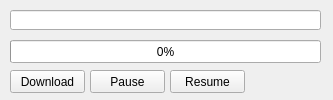
<?xml version="1.0" encoding="UTF-8"?>
<ui version="4.0">
 <class>Form</class>
 <widget class="QWidget" name="Form">
  <property name="geometry">
   <rect>
    <x>0</x>
    <y>0</y>
    <width>333</width>
    <height>100</height>
   </rect>
  </property>
  <property name="windowTitle">
   <string>Form</string>
  </property>
  <widget class="QProgressBar" name="progressBar">
   <property name="geometry">
    <rect>
     <x>10</x>
     <y>40</y>
     <width>311</width>
     <height>23</height>
    </rect>
   </property>
   <property name="value">
    <number>0</number>
   </property>
  </widget>
  <widget class="QPushButton" name="downloadBtn">
   <property name="geometry">
    <rect>
     <x>10</x>
     <y>70</y>
     <width>75</width>
     <height>23</height>
    </rect>
   </property>
   <property name="text">
    <string>Download</string>
   </property>
  </widget>
  <widget class="QPushButton" name="pauseBtn">
   <property name="geometry">
    <rect>
     <x>90</x>
     <y>70</y>
     <width>75</width>
     <height>23</height>
    </rect>
   </property>
   <property name="text">
    <string>Pause</string>
   </property>
  </widget>
  <widget class="QPushButton" name="resumeBtn">
   <property name="geometry">
    <rect>
     <x>170</x>
     <y>70</y>
     <width>75</width>
     <height>23</height>
    </rect>
   </property>
   <property name="text">
    <string>Resume</string>
   </property>
  </widget>
  <widget class="QLineEdit" name="urlEdit">
   <property name="geometry">
    <rect>
     <x>10</x>
     <y>10</y>
     <width>311</width>
     <height>20</height>
    </rect>
   </property>
  </widget>
 </widget>
 <resources/>
 <connections/>
</ui>
